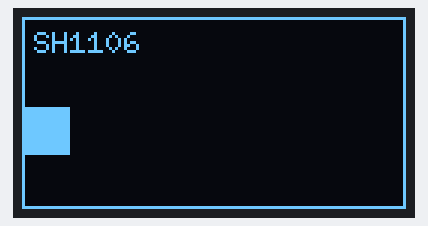
Recording of a sketch running on a simulated ESP8266 (NodeMCU). On the bench: 128×64 one-colour display. What the sketch prints to the serial monitor is not drawn.

Above: at 0.2 s.
At 1.13 s:
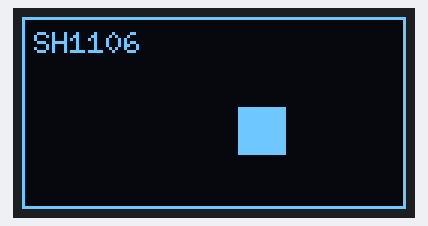
At 2.36 s:
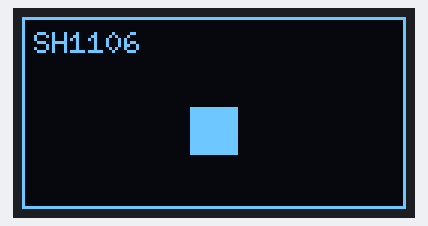
At 4.52 s:
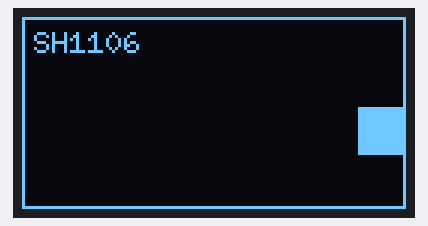
At 6.98 s:
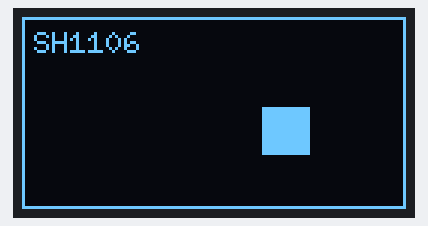
At 9.14 s:
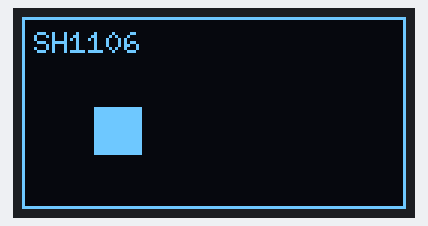

The sketch:

oled_driver_test.ino
```cpp
// OLED driver test — SH1106 (use this to confirm your controller; swap the constructor for SSD1309 if the image is shifted) (128x64, 4-wire hardware SPI) on ESP8266 NodeMCU
// Library: U8g2 (Library Manager -> "U8g2" by oliver)
// Wiring: SCK=D5(14)  MOSI=D7(13)  CS=D8(15)  DC=D2(4)  RST=D1(5)
//
// PASS = a 1-px border touching all four screen edges, no noise column on the
//        left/right, the label readable, and a square sweeping smoothly.

#include <U8g2lib.h>
#include <ESP8266WiFi.h>

U8G2_SH1106_128X64_NONAME_F_4W_HW_SPI u8g2(U8G2_R0, /*cs=*/15, /*dc=*/4, /*reset=*/5);

const char *LABEL = "SH1106";

void setup() {
  WiFi.mode(WIFI_OFF);
  WiFi.forceSleepBegin();
  Serial.begin(115200);
  u8g2.setBusClock(8000000);   // 8 MHz SPI
  u8g2.begin();
  u8g2.setFont(u8g2_font_6x10_tf);
}

void loop() {
  static int x = 0, dx = 2;
  static uint32_t frames = 0, tSum = 0, lastPrint = 0;

  uint32_t t0 = micros();
  u8g2.clearBuffer();
  u8g2.drawFrame(0, 0, 128, 64);         // edge-alignment check
  u8g2.drawStr(4, 12, LABEL);
  u8g2.drawBox(x, 30, 16, 16);           // motion-smoothness check
  u8g2.sendBuffer();
  tSum += micros() - t0;
  frames++;

  x += dx;
  if (x <= 1 || x >= 128 - 17) dx = -dx;

  if (millis() - lastPrint >= 1000) {
    Serial.printf("%s  fps=%u  avg frame=%u us\n", LABEL, frames, tSum / frames);
    frames = 0; tSum = 0; lastPrint = millis();
  }
}
```

Measured:
- by itself, everything shown: repeats every 8.6 s, in 28 steps
